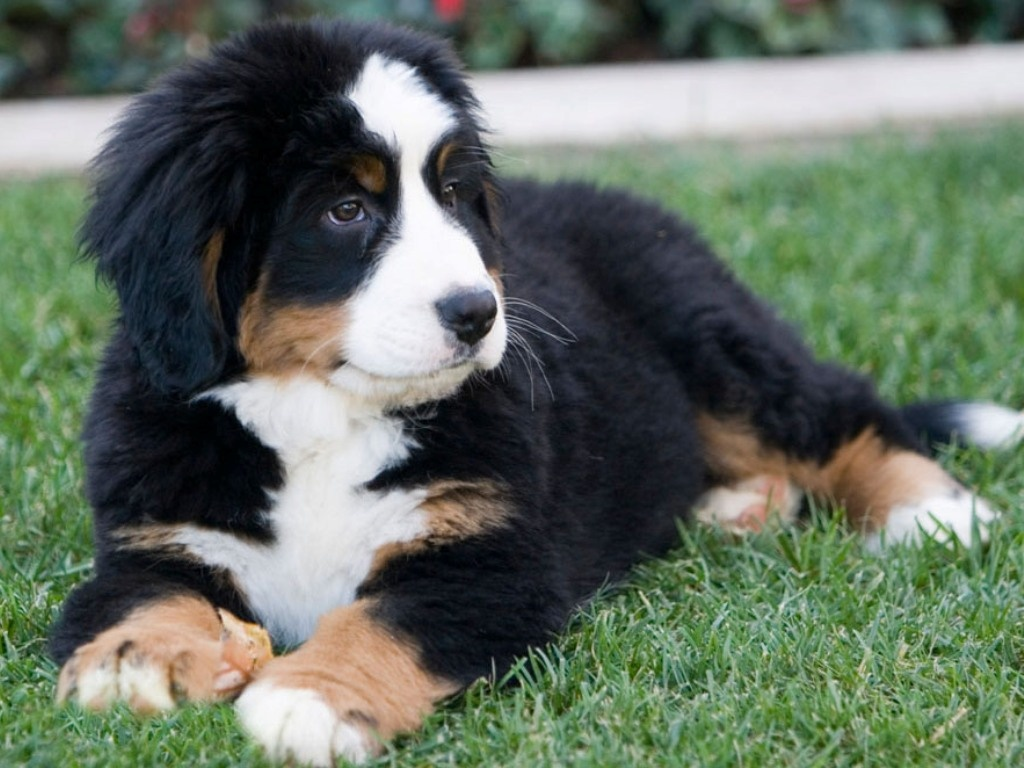
#> input picture images/input.png, 1024 x 768 px
$ python main.py
#> lines starting #> are read from the running program, lines starting #| are printed output that depends on the picture
### src/bayer.py
from PIL import Image
import numpy as np

def bayer(img_url):

    #Read Image
#> called with img_url = '../images/input.png'
    original = np.asarray(Image.open(img_url))
#> original is the input picture: shape (768, 1024, 3); mean R, G, B 99.1, 111.2, 97.3
    #Dimensions of Image
    height, width, _ = original.shape
#> height = 768; width = 1024
    print("Picture Resolution is ", width, "x", height,"\n")
#| Picture Resolution is  1024 x 768

    print("Generating Bayer CFA Pattern Mosaic Data...")
    #De-Bayering Storage
    bayer_red = np.zeros((height,width, 3), dtype=np.uint8)
    bayer_blue = np.zeros((height,width, 3), dtype=np.uint8)
    bayer_green = np.zeros((height,width, 3), dtype=np.uint8)
    bayer_green1 = np.zeros((height,width, 3), dtype=np.uint8)
    bayer_green2 = np.zeros((height,width, 3), dtype=np.uint8)
    bayer_green = np.zeros((height,width, 3), dtype=np.uint8)

    #De-Bayered Image Compressed
    bayer_compressed =  np.zeros((height,width, 3), dtype=np.uint8)


    #Save Red Bayer Image
    bayer_red[::2, ::2, 0] = original[::2, ::2, 0]
    img_red = Image.fromarray(bayer_red, "RGB")
    img_red.save("../bayer_cfa_images/red_bayer.png")


    #Save Blue Bayer Image
    bayer_blue[1::2, 1::2, 2] = original[1::2, 1::2, 2]
    img_blue = Image.fromarray(bayer_blue, "RGB")
    img_blue.save("../bayer_cfa_images/blue_bayer.png")


    #Save Green Bayer Image
    #Alternating Pattern #1
    bayer_green1[::2, 1::2, 1] = original[::2, 1::2, 1]
    img_green1 = Image.fromarray(bayer_green1, "RGB")
    #Alternating Pattern #2
    bayer_green2[1::2, ::2, 1] = original[1::2, ::2, 1]
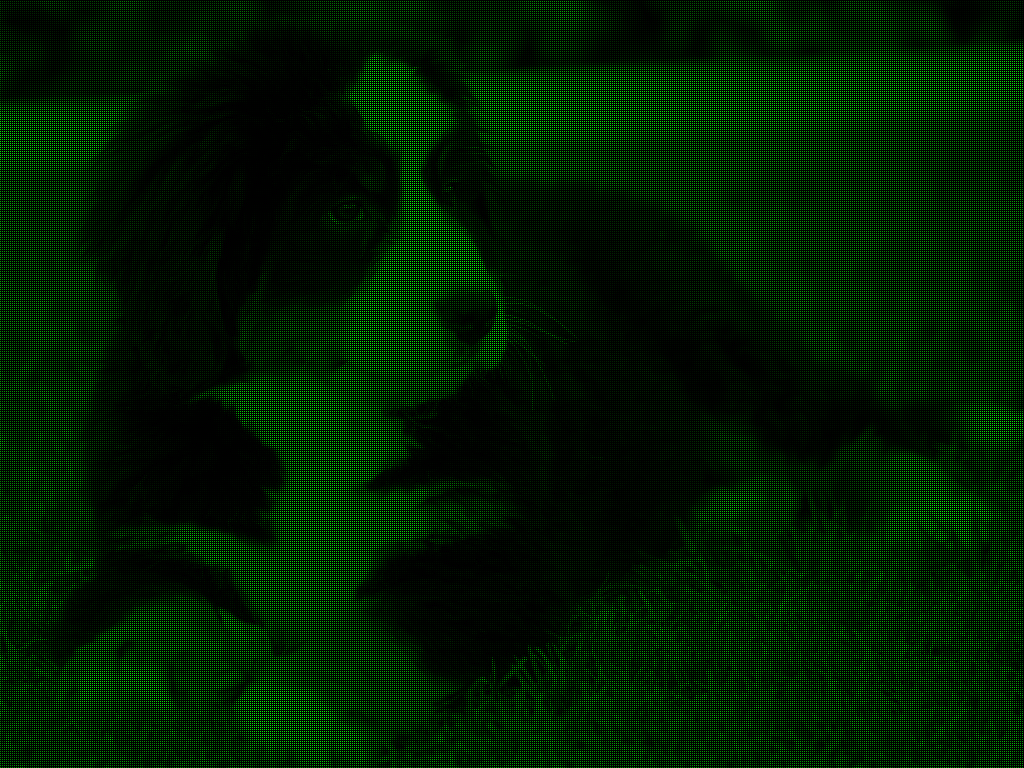
#> bayer_green2: shape (768, 1024, 3); mean R, G, B 0, 27.8, 0
    img_green2 = Image.fromarray(bayer_green2, "RGB")
    #Combined Green Pattern
    bayer_green[1::2, ::2, 1] = original[1::2, ::2, 1]
    bayer_green[::2, 1::2, 1] = original[::2, 1::2, 1]
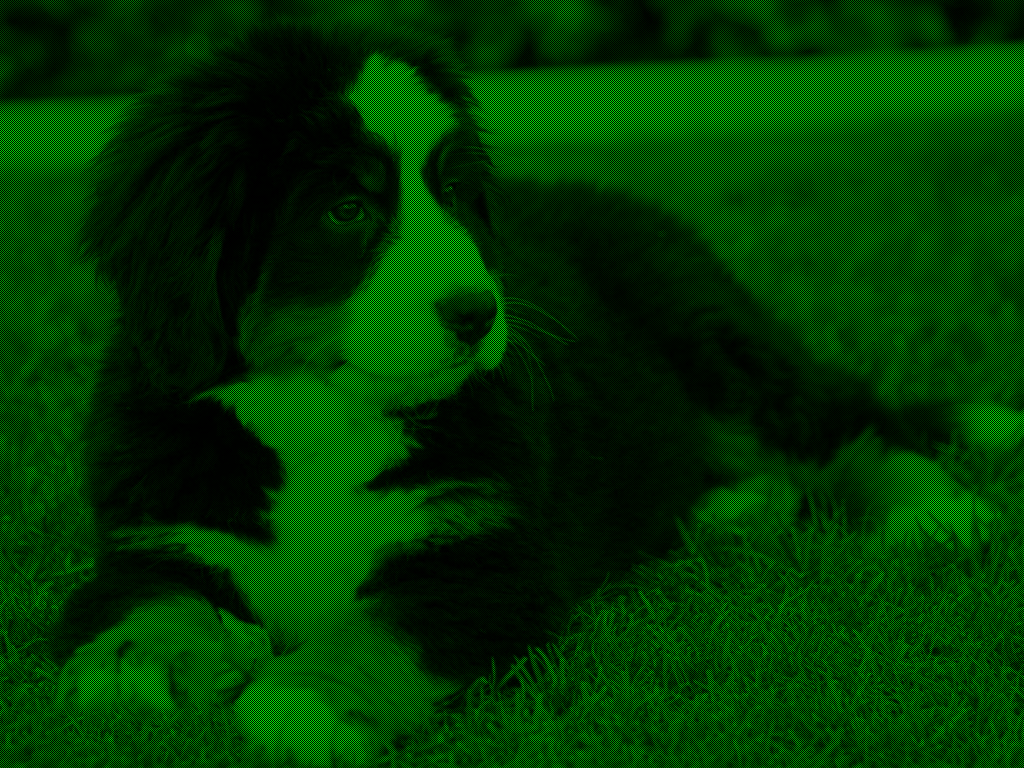
#> bayer_green: shape (768, 1024, 3); mean R, G, B 0, 55.6, 0
    img_green = Image.fromarray(bayer_green, "RGB")
    img_green.save("../bayer_cfa_images/green_bayer.png")


    #Bayer CFA RGB Compressed
    bayer_compressed[::2, ::2, 0] = bayer_red[::2, ::2, 0]
    bayer_compressed[1::2, 1::2, 2] = bayer_blue[1::2, 1::2, 2]
    bayer_compressed[::2, 1::2, 1] = bayer_green1[::2, 1::2, 1]
    bayer_compressed[1::2, ::2, 1] = bayer_green2[1::2, ::2, 1]
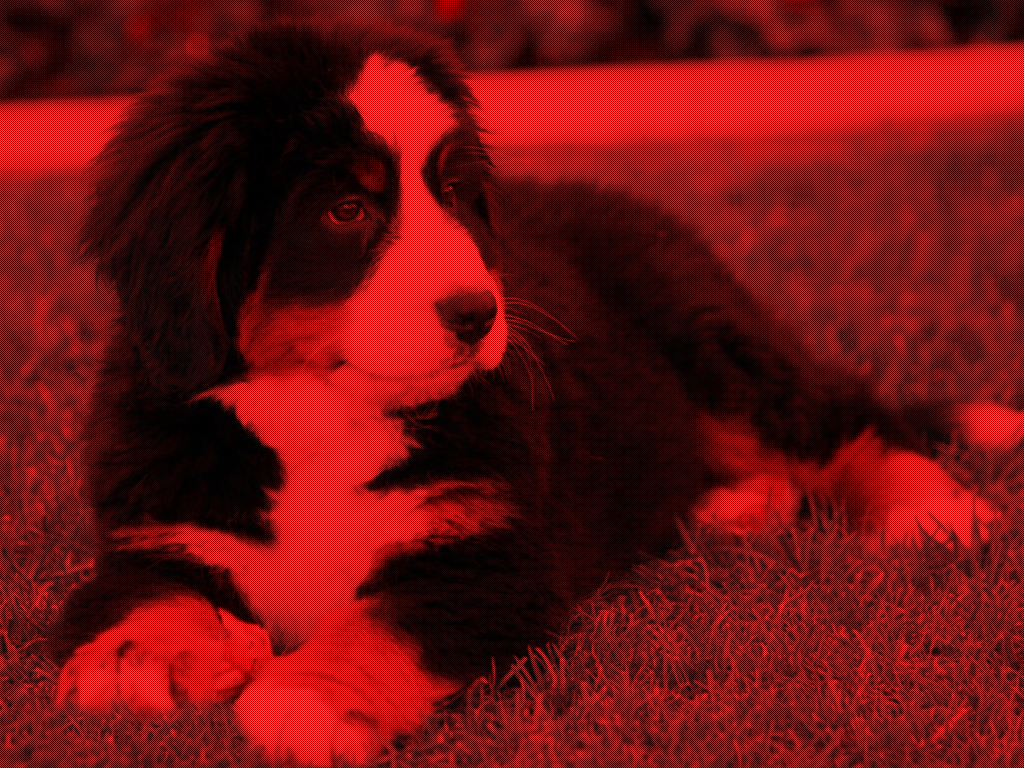
#> bayer_compressed: shape (768, 1024, 3); mean R, G, B 24.8, 55.6, 24.3
    Image.fromarray(bayer_compressed, "RGB").save("../bayer_cfa_images/compressed_bayer.png")

    return img_red, img_green1, img_green2, img_blue

### src/interpolation.py
import numpy as np
from PIL import Image

from bicubic import bicubic

def interpolation(r_img, g1_img, g2_img, b_img):

    print("Interpolating Red Layer...")
    #Red Layer Bayer CFA Pattern Image Interpolation
    original = np.asarray(r_img)
    red_arr = original.copy()
    height, width = len(red_arr), len(red_arr[0])
#> height = 768; width = 1024
    padded = np.pad(red_arr[::,::,0], 3,"reflect")
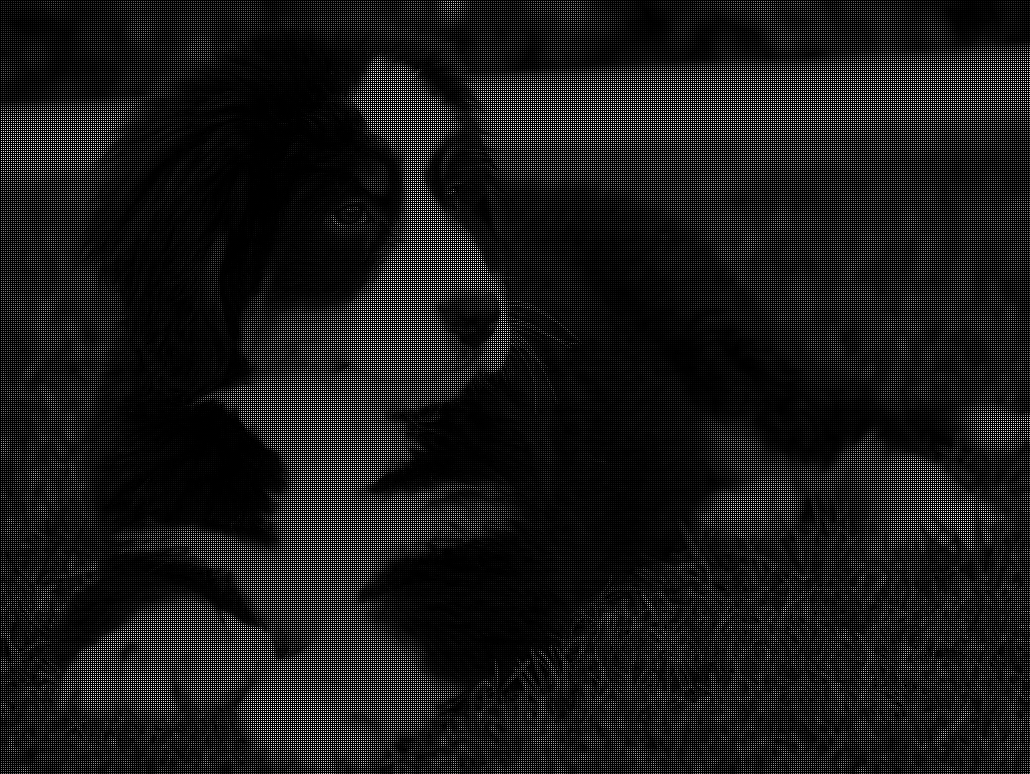
#> padded: shape (774, 1030); min 0, max 253, mean 24.8

    for row in range(1, height, 2):
        for col in range(1, width, 2):
            sub_block = padded[row:row+7, col:col+7]
            # Centripetal Catmull-Rom Spline Correction
            p = sub_block[::2, ::2].tolist()
            red_arr[row,col,0] = bicubic(p, 0.5, 0.5)
            red_arr[row-1,col,0] = bicubic(p, 0, 0.5)
            red_arr[row,col-1,0] = bicubic(p, 0.5, 0)
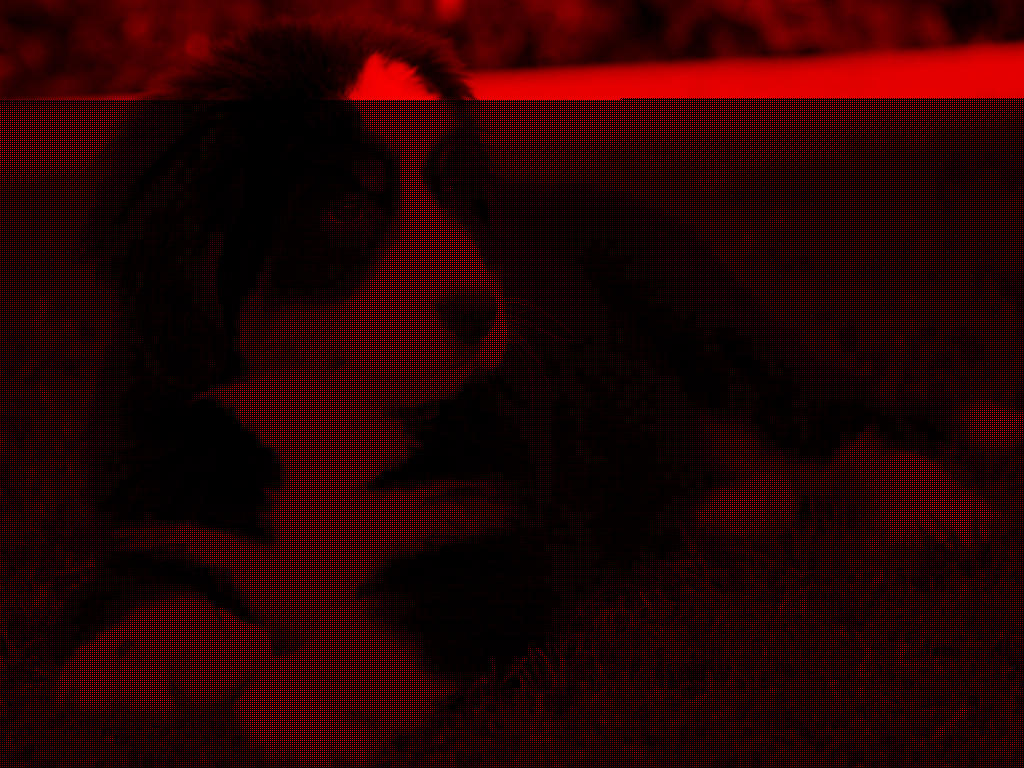
#> red_arr: shape (768, 1024, 3); mean R, G, B 34.3, 0, 0
    Image.fromarray(red_arr, "RGB").save("../interpolated_images/red_layer.png")

    print("Interpolating Blue Layer...")
    # Blue Layer Bayer CFA Pattern Image Interpolation
    original = np.asarray(b_img)
    blue_arr = original.copy()
    height, width = len(blue_arr), len(blue_arr[0])
    padded = np.pad(blue_arr[::,::,2], 3,"reflect")

    for row in range(0, height-1, 2):
        for col in range(0, width-1, 2):
            sub_block = padded[row:row+7, col:col+7]
            p = sub_block[::2, ::2].tolist()
            # Centripetal Catmull-Rom Spline Correction
            blue_arr[row,col,2] = bicubic(p, 0.5, 0.5)
            blue_arr[row+1,col,2] = bicubic(p, 1, 0.5)
            blue_arr[row,col+1,2] = bicubic(p, 0.5, 1)
    Image.fromarray(blue_arr, "RGB").save("../interpolated_images/blue_layer.png")

    print("Interpolating Green Layer...\n")
    # Green Layer 1 Bayer CFA Pattern Image Interpolation
    original = np.asarray(g1_img)
    green1_arr = original.copy()
    height, width = len(green1_arr), len(green1_arr[0])
    padded = np.pad(green1_arr[::,::,1], 3,"reflect")

    for row in range(1, height, 2):
        for col in range(0, width-1, 2):
            sub_block = padded[row:row+7, col:col+7]
            p = sub_block[::2, ::2].tolist()
            # Centripetal Catmull-Rom Spline Correction
            green1_arr[row,col,1] = bicubic(p, 0.5, 0.5)
            green1_arr[row-1,col,1] = bicubic(p, 0, 0.5)
            green1_arr[row,col+1,1] = bicubic(p, 0.5, 1)

    # Green Layer 2 Bayer CFA Pattern Image Interpolation
    original = np.asarray(g2_img)
    green2_arr = original.copy()
    height, width = len(green2_arr), len(green2_arr[0])
    padded = np.pad(green2_arr[::,::,1], 3,"reflect")

    for row in range(0, height-1, 2):
        for col in range(1, width, 2):
            sub_block = padded[row:row+7, col:col+7]
            p = sub_block[::2, ::2].tolist()
            # Centripetal Catmull-Rom Spline Correction
            green2_arr[row,col,1] = bicubic(p, 0.5, 0.5)
            green2_arr[row+1,col,1] = bicubic(p, 1, 0.5)
            green2_arr[row,col-1,1] = bicubic(p, 0.5, 0)

    #Take average of 2 Green Channels
    final_green_arr = np.zeros_like(green1_arr)
    for row in range(height):
        for col in range(width):
            final_green_arr[row,col,1] = (green1_arr[row,col,1]/2 + green2_arr[row,col,1]/2)
    Image.fromarray((final_green_arr), "RGB").save("../interpolated_images/green_layer.png")

    #Creating Final Interpolated Image
    combined_arr = final_green_arr.copy()
    combined_arr[::, ::, 0] = red_arr[::, ::, 0]
    combined_arr[::, ::, 2] = blue_arr[::, ::, 2]
    interpolated_image = Image.fromarray((combined_arr), "RGB")
    interpolated_image_url = "../interpolated_images/interpolated_image.png"
    interpolated_image.save(interpolated_image_url)

    print("Reconstructed Color Image Successfully.")

    return interpolated_image_url

### src/bicubic.py
# Centripetal Catmull-Rom Spline Correction with Cubic Interpolation
def cubic(p, x):
    sol = p[1] + 0.5 * x*(p[2] - p[0] + x*(2.0*p[0] - 5.0*p[1] + 4.0*p[2] - p[3] + x*(3.0*(p[1] - p[2]) + p[3] - p[0])))
    if sol<0: return 0
    elif sol>255: return 255
#> (the run stopped early here; a loop or call above may not have finished)
